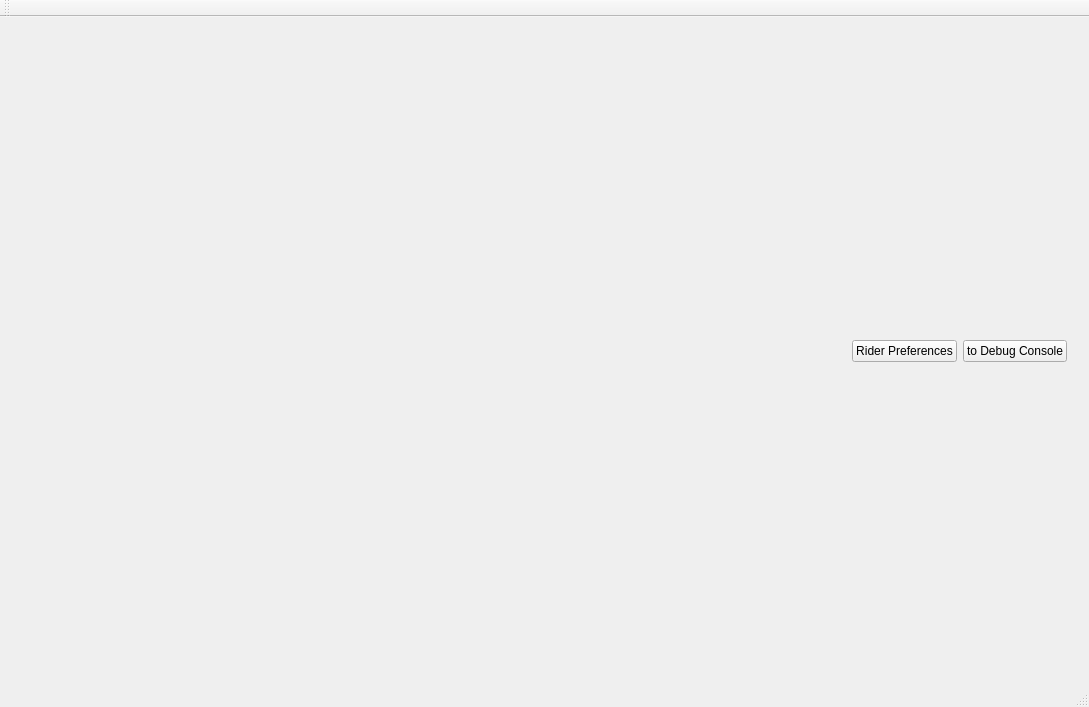
<?xml version="1.0" encoding="UTF-8"?>
<ui version="4.0">
 <class>MainWindow</class>
 <widget class="QMainWindow" name="MainWindow">
  <property name="geometry">
   <rect>
    <x>0</x>
    <y>0</y>
    <width>1089</width>
    <height>707</height>
   </rect>
  </property>
  <property name="windowTitle">
   <string>MainWindow</string>
  </property>
  <widget class="QWidget" name="centralWidget">
   <layout class="QHBoxLayout" name="horizontalLayout_2">
    <item>
     <layout class="QVBoxLayout" name="verticalLayout_3">
      <item>
       <widget class="QStackedWidget" name="stackedWidget">
        <widget class="QWidget" name="page">
         <layout class="QGridLayout" name="gridLayout_2">
          <item row="0" column="0">
           <layout class="QHBoxLayout" name="gaugeBox"/>
          </item>
          <item row="1" column="0">
           <layout class="QHBoxLayout" name="horizontalLayout_5">
            <item>
             <spacer name="horizontalSpacer_2">
              <property name="orientation">
               <enum>Qt::Horizontal</enum>
              </property>
              <property name="sizeHint" stdset="0">
               <size>
                <width>40</width>
                <height>20</height>
               </size>
              </property>
             </spacer>
            </item>
            <item>
             <widget class="QPushButton" name="prefButton">
              <property name="text">
               <string>Rider Preferences</string>
              </property>
             </widget>
            </item>
            <item>
             <widget class="QPushButton" name="toDebugButton">
              <property name="text">
               <string>to Debug Console</string>
              </property>
             </widget>
            </item>
           </layout>
          </item>
         </layout>
        </widget>
        <widget class="QWidget" name="page_2">
         <property name="styleSheet">
          <string notr="true">QLabel {font : bold 24px}</string>
         </property>
         <layout class="QGridLayout" name="gridLayout_3">
          <item row="0" column="0">
           <layout class="QGridLayout" name="gridLayout">
            <item row="3" column="2">
             <widget class="QLCDNumber" name="lcdNumber_7"/>
            </item>
            <item row="0" column="2">
             <widget class="QLabel" name="label_3">
              <property name="text">
               <string>RMS Current</string>
              </property>
             </widget>
            </item>
            <item row="5" column="3">
             <widget class="QLCDNumber" name="lcdNumber_12"/>
            </item>
            <item row="1" column="3">
             <widget class="QLCDNumber" name="lcdNumber_4"/>
            </item>
            <item row="0" column="3">
             <widget class="QLabel" name="label_4">
              <property name="text">
               <string>DC Voltage</string>
              </property>
             </widget>
            </item>
            <item row="0" column="0">
             <widget class="QLabel" name="label">
              <property name="text">
               <string>RPM</string>
              </property>
             </widget>
            </item>
            <item row="3" column="0">
             <widget class="QLCDNumber" name="lcdNumber_5"/>
            </item>
            <item row="2" column="1">
             <widget class="QLabel" name="label_6">
              <property name="text">
               <string>Motor Temp</string>
              </property>
             </widget>
            </item>
            <item row="5" column="1">
             <widget class="QLCDNumber" name="lcdNumber_10"/>
            </item>
            <item row="3" column="1">
             <widget class="QLCDNumber" name="lcdNumber_6"/>
            </item>
            <item row="1" column="0">
             <widget class="QLCDNumber" name="lcdNumber"/>
            </item>
            <item row="4" column="2">
             <widget class="QLabel" name="label_11">
              <property name="text">
               <string>drive6stat</string>
              </property>
             </widget>
            </item>
            <item row="2" column="3">
             <widget class="QLabel" name="label_8">
              <property name="text">
               <string>IQ Current</string>
              </property>
             </widget>
            </item>
            <item row="1" column="1">
             <widget class="QLCDNumber" name="lcdNumber_2"/>
            </item>
            <item row="4" column="0">
             <widget class="QLabel" name="label_9">
              <property name="text">
               <string>EMCY6</string>
              </property>
             </widget>
            </item>
            <item row="2" column="2">
             <widget class="QLabel" name="label_7">
              <property name="text">
               <string>Voltage Angle</string>
              </property>
             </widget>
            </item>
            <item row="4" column="3">
             <widget class="QLabel" name="label_12">
              <property name="text">
               <string>drive7stat</string>
              </property>
             </widget>
            </item>
            <item row="4" column="1">
             <widget class="QLabel" name="label_10">
              <property name="text">
               <string>EMCY7</string>
              </property>
             </widget>
            </item>
            <item row="0" column="1">
             <widget class="QLabel" name="label_2">
              <property name="text">
               <string>Battery Temp</string>
              </property>
             </widget>
            </item>
            <item row="5" column="0">
             <widget class="QLCDNumber" name="lcdNumber_9"/>
            </item>
            <item row="3" column="3">
             <widget class="QLCDNumber" name="lcdNumber_8"/>
            </item>
            <item row="1" column="2">
             <widget class="QLCDNumber" name="lcdNumber_3"/>
            </item>
            <item row="2" column="0">
             <widget class="QLabel" name="label_5">
              <property name="text">
               <string>HS Temp</string>
              </property>
             </widget>
            </item>
            <item row="5" column="2">
             <widget class="QLCDNumber" name="lcdNumber_11"/>
            </item>
           </layout>
          </item>
          <item row="1" column="0">
           <layout class="QHBoxLayout" name="horizontalLayout_4">
            <item>
             <spacer name="horizontalSpacer">
              <property name="orientation">
               <enum>Qt::Horizontal</enum>
              </property>
              <property name="sizeHint" stdset="0">
               <size>
                <width>40</width>
                <height>20</height>
               </size>
              </property>
             </spacer>
            </item>
            <item>
             <widget class="QPushButton" name="toDashButton">
              <property name="text">
               <string>to Dashboard</string>
              </property>
             </widget>
            </item>
           </layout>
          </item>
         </layout>
        </widget>
        <widget class="QWidget" name="page_3">
         <layout class="QVBoxLayout" name="verticalLayout_2">
          <item>
           <layout class="QVBoxLayout" name="verticalLayout">
            <item>
             <spacer name="verticalSpacer_3">
              <property name="orientation">
               <enum>Qt::Vertical</enum>
              </property>
              <property name="sizeHint" stdset="0">
               <size>
                <width>20</width>
                <height>40</height>
               </size>
              </property>
             </spacer>
            </item>
            <item>
             <widget class="QLabel" name="label_13">
              <property name="styleSheet">
               <string notr="true">QLabel {font : 24px }</string>
              </property>
              <property name="text">
               <string>Regenerative Braking</string>
              </property>
             </widget>
            </item>
            <item>
             <widget class="QSlider" name="horizontalSlider">
              <property name="orientation">
               <enum>Qt::Horizontal</enum>
              </property>
             </widget>
            </item>
            <item>
             <widget class="Line" name="line">
              <property name="orientation">
               <enum>Qt::Horizontal</enum>
              </property>
             </widget>
            </item>
            <item>
             <spacer name="verticalSpacer_2">
              <property name="orientation">
               <enum>Qt::Vertical</enum>
              </property>
              <property name="sizeHint" stdset="0">
               <size>
                <width>20</width>
                <height>5</height>
               </size>
              </property>
             </spacer>
            </item>
            <item>
             <widget class="QCheckBox" name="checkBox">
              <property name="styleSheet">
               <string notr="true">QCheckBox::indicator {
     width: 60px;
     height: 60px;
 }

QCheckBox {
	 font-size: 24px;
}


</string>
              </property>
              <property name="text">
               <string>Exponential Throttle Feel Mapping</string>
              </property>
             </widget>
            </item>
            <item>
             <spacer name="verticalSpacer">
              <property name="orientation">
               <enum>Qt::Vertical</enum>
              </property>
              <property name="sizeHint" stdset="0">
               <size>
                <width>20</width>
                <height>30</height>
               </size>
              </property>
             </spacer>
            </item>
           </layout>
          </item>
          <item>
           <layout class="QHBoxLayout" name="horizontalLayout_6">
            <item>
             <widget class="QPushButton" name="cancelButton">
              <property name="text">
               <string>Cancel</string>
              </property>
             </widget>
            </item>
            <item>
             <spacer name="horizontalSpacer_3">
              <property name="orientation">
               <enum>Qt::Horizontal</enum>
              </property>
              <property name="sizeHint" stdset="0">
               <size>
                <width>40</width>
                <height>20</height>
               </size>
              </property>
             </spacer>
            </item>
            <item>
             <widget class="QPushButton" name="acceptButton">
              <property name="text">
               <string>Accept Changes</string>
              </property>
             </widget>
            </item>
           </layout>
          </item>
         </layout>
        </widget>
       </widget>
      </item>
     </layout>
    </item>
   </layout>
  </widget>
  <widget class="QMenuBar" name="menuBar">
   <property name="geometry">
    <rect>
     <x>0</x>
     <y>0</y>
     <width>1089</width>
     <height>25</height>
    </rect>
   </property>
  </widget>
  <widget class="QToolBar" name="mainToolBar">
   <attribute name="toolBarArea">
    <enum>TopToolBarArea</enum>
   </attribute>
   <attribute name="toolBarBreak">
    <bool>false</bool>
   </attribute>
  </widget>
  <widget class="QStatusBar" name="statusBar"/>
 </widget>
 <layoutdefault spacing="6" margin="11"/>
 <resources/>
 <connections/>
</ui>
